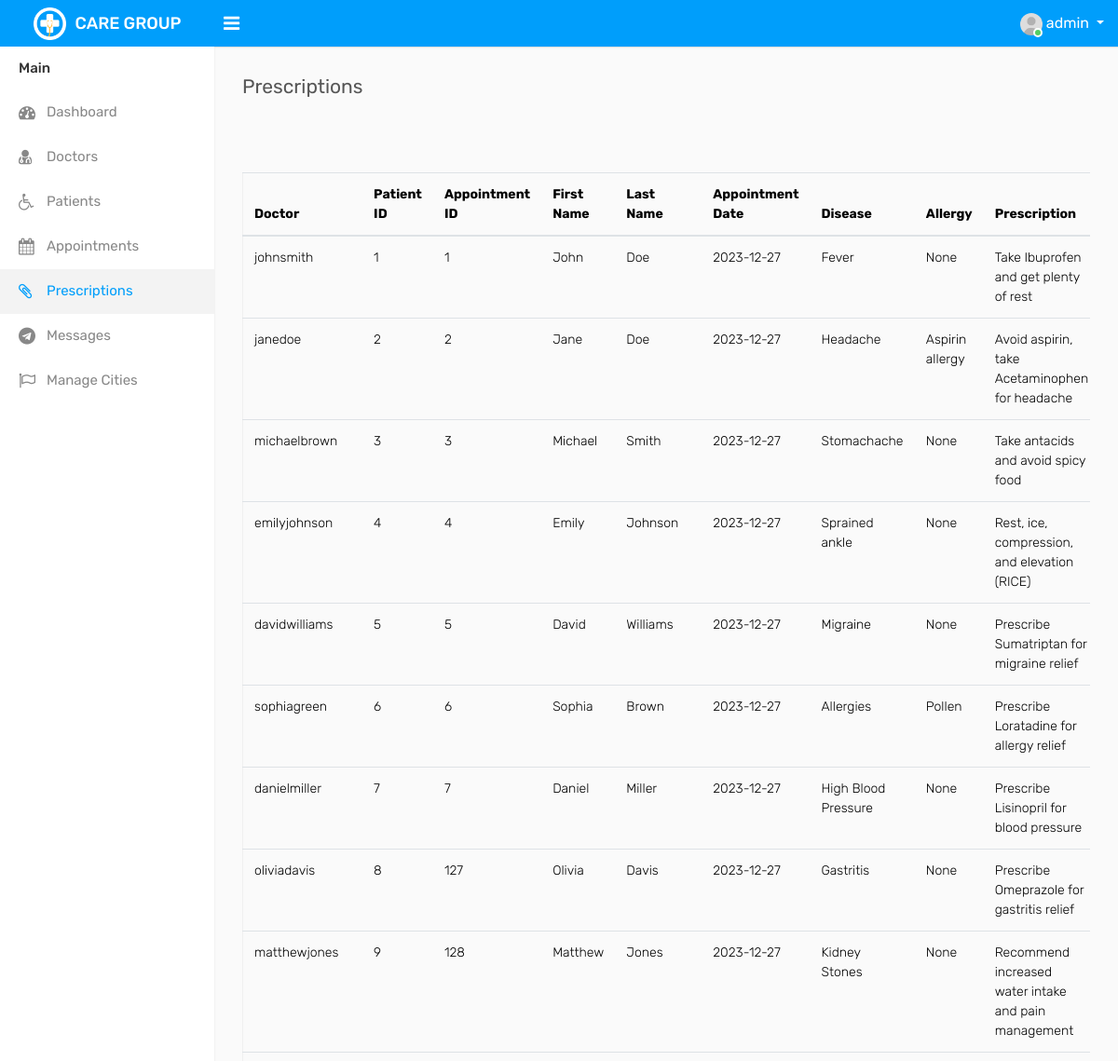
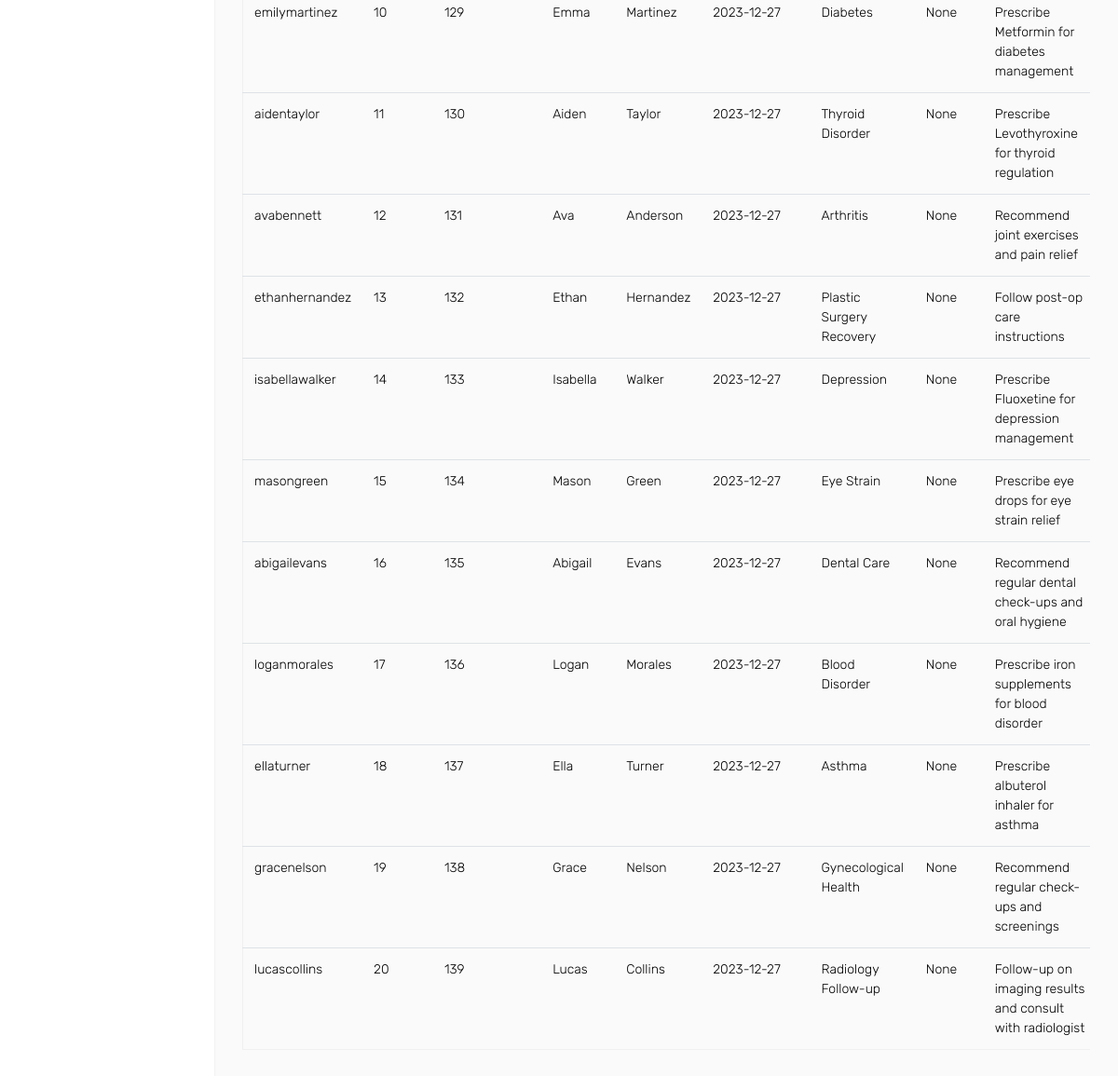
The page /admin/prescriptions.php (signed in) on the database its author committed (2 pictures, top to bottom).
### tables this page shows
CREATE TABLE `prestb` (
  `doctor` varchar(50) NOT NULL,
  `pid` int(11) NOT NULL,
  `ID` int(11) NOT NULL,
  `fname` varchar(50) NOT NULL,
  `lname` varchar(50) NOT NULL,
  `appdate` date NOT NULL,
  `disease` varchar(250) NOT NULL,
  `allergy` varchar(250) NOT NULL,
  `prescription` varchar(1000) NOT NULL
);

### admin/prescriptions.php (the view, shortened to what this page needs)
<?php
    require_once "include/header.php";
    require_once "include/sidebar.php";
?>
<div class="page-wrapper">
    <div class="content">
        <div class="row">
            <div class="col-sm-4 col-3">
                <h4 class="page-title">Prescriptions</h4>
            </div>
        </div>
        <div class="row">
            <div class="col-md-12">
                <div class="table-responsive">
                    <table class="table table-border table-striped custom-table datatable mb-0">
                        <div class="tab-pane fade" id="list-pat" role="tabpanel" aria-labelledby="list-pat-list">
                            <table class="table table-hover">
                                <thead>
                                    <tr>
                                        <th scope="col">Doctor</th>
                                        <th scope="col">Patient ID</th>
                                        <th scope="col">Appointment ID</th>
                                        <th scope="col">First Name</th>
                                        <th scope="col">Last Name</th>
                                        <th scope="col">Appointment Date</th>
                                        <th scope="col">Disease</th>
                                        <th scope="col">Allergy</th>
                                        <th scope="col">Prescription</th>
                                    </tr>
                                </thead>
                                <tbody>
                                <?php
                                    global $con;
                                    $query = "select * from prestb";
                                    $result = mysqli_query($con,$query);
                                    while ($row = mysqli_fetch_array($result)){
                                    $doctor = $row['doctor'];
                                    $pid = $row['pid'];
                                    $ID = $row['ID'];
                                    $fname = $row['fname'];
                                    $lname = $row['lname'];
                                    $appdate = $row['appdate'];
                                    $disease = $row['disease'];
                                    $allergy = $row['allergy'];
                                    $pres = $row['prescription'];
                                    echo "<tr>
                                        <td>$doctor</td>
                                        <td>$pid</td>
                                        <td>$ID</td>
                                        <td>$fname</td>
                                        <td>$lname</td>
                                        <td>$appdate</td>
                                        <td>$disease</td>
                                        <td>$allergy</td>
                                        <td>$pres</td>
                                    </tr>";
                                    }
                                ?>
                                </tbody>
                            </table>
                            <br>
                        </div>
                    </table>
                </div>
            </div>
        </div>
    </div>
</div>
</div>
</body>
</html>

### rows shown on the page
prestb: doctor "johnsmith", pid "1", ID "1", fname "John", lname "Doe", appdate "2023-12-27", disease "Fever", allergy "None", prescription "Take Ibuprofen and get plenty of rest"
prestb: doctor "janedoe", pid "2", ID "2", fname "Jane", lname "Doe", appdate "2023-12-27", disease "Headache", allergy "Aspirin allergy", prescription "Avoid aspirin, take Acetaminophen for headache"
prestb: doctor "michaelbrown", pid "3", ID "3", fname "Michael", lname "Smith", appdate "2023-12-27", disease "Stomachache", allergy "None", prescription "Take antacids and avoid spicy food"
prestb: doctor "emilyjohnson", pid "4", ID "4", fname "Emily", lname "Johnson", appdate "2023-12-27", disease "Sprained ankle", allergy "None", prescription "Rest, ice, compression, and elevation (RICE)"
prestb: doctor "davidwilliams", pid "5", ID "5", fname "David", lname "Williams", appdate "2023-12-27", disease "Migraine", allergy "None", prescription "Prescribe Sumatriptan for migraine relief"
prestb: doctor "sophiagreen", pid "6", ID "6", fname "Sophia", lname "Brown", appdate "2023-12-27", disease "Allergies", allergy "Pollen", prescription "Prescribe Loratadine for allergy relief"
prestb: doctor "danielmiller", pid "7", ID "7", fname "Daniel", lname "Miller", appdate "2023-12-27", disease "High Blood Pressure", allergy "None", prescription "Prescribe Lisinopril for blood pressure"
prestb: doctor "oliviadavis", pid "8", ID "127", fname "Olivia", lname "Davis", appdate "2023-12-27", disease "Gastritis", allergy "None", prescription "Prescribe Omeprazole for gastritis relief"
prestb: doctor "matthewjones", pid "9", ID "128", fname "Matthew", lname "Jones", appdate "2023-12-27", disease "Kidney Stones", allergy "None", prescription "Recommend increased water intake and pain management"
prestb: doctor "emilymartinez", pid "10", ID "129", fname "Emma", lname "Martinez", appdate "2023-12-27", disease "Diabetes", allergy "None", prescription "Prescribe Metformin for diabetes management"
prestb: doctor "aidentaylor", pid "11", ID "130", fname "Aiden", lname "Taylor", appdate "2023-12-27", disease "Thyroid Disorder", allergy "None", prescription "Prescribe Levothyroxine for thyroid regulation"
prestb: doctor "avabennett", pid "12", ID "131", fname "Ava", lname "Anderson", appdate "2023-12-27", disease "Arthritis", allergy "None", prescription "Recommend joint exercises and pain relief"
prestb: doctor "ethanhernandez", pid "13", ID "132", fname "Ethan", lname "Hernandez", appdate "2023-12-27", disease "Plastic Surgery Recovery", allergy "None", prescription "Follow post-op care instructions"
prestb: doctor "isabellawalker", pid "14", ID "133", fname "Isabella", lname "Walker", appdate "2023-12-27", disease "Depression", allergy "None", prescription "Prescribe Fluoxetine for depression management"
prestb: doctor "masongreen", pid "15", ID "134", fname "Mason", lname "Green", appdate "2023-12-27", disease "Eye Strain", allergy "None", prescription "Prescribe eye drops for eye strain relief"
prestb: doctor "abigailevans", pid "16", ID "135", fname "Abigail", lname "Evans", appdate "2023-12-27", disease "Dental Care", allergy "None", prescription "Recommend regular dental check-ups and oral hygiene"
prestb: doctor "loganmorales", pid "17", ID "136", fname "Logan", lname "Morales", appdate "2023-12-27", disease "Blood Disorder", allergy "None", prescription "Prescribe iron supplements for blood disorder"
prestb: doctor "ellaturner", pid "18", ID "137", fname "Ella", lname "Turner", appdate "2023-12-27", disease "Asthma", allergy "None", prescription "Prescribe albuterol inhaler for asthma"
prestb: doctor "gracenelson", pid "19", ID "138", fname "Grace", lname "Nelson", appdate "2023-12-27", disease "Gynecological Health", allergy "None", prescription "Recommend regular check-ups and screenings"
prestb: doctor "lucascollins", pid "20", ID "139", fname "Lucas", lname "Collins", appdate "2023-12-27", disease "Radiology Follow-up", allergy "None", prescription "Follow-up on imaging results and consult with radiologist"

### other values the page prints
$admin_user "admin"
